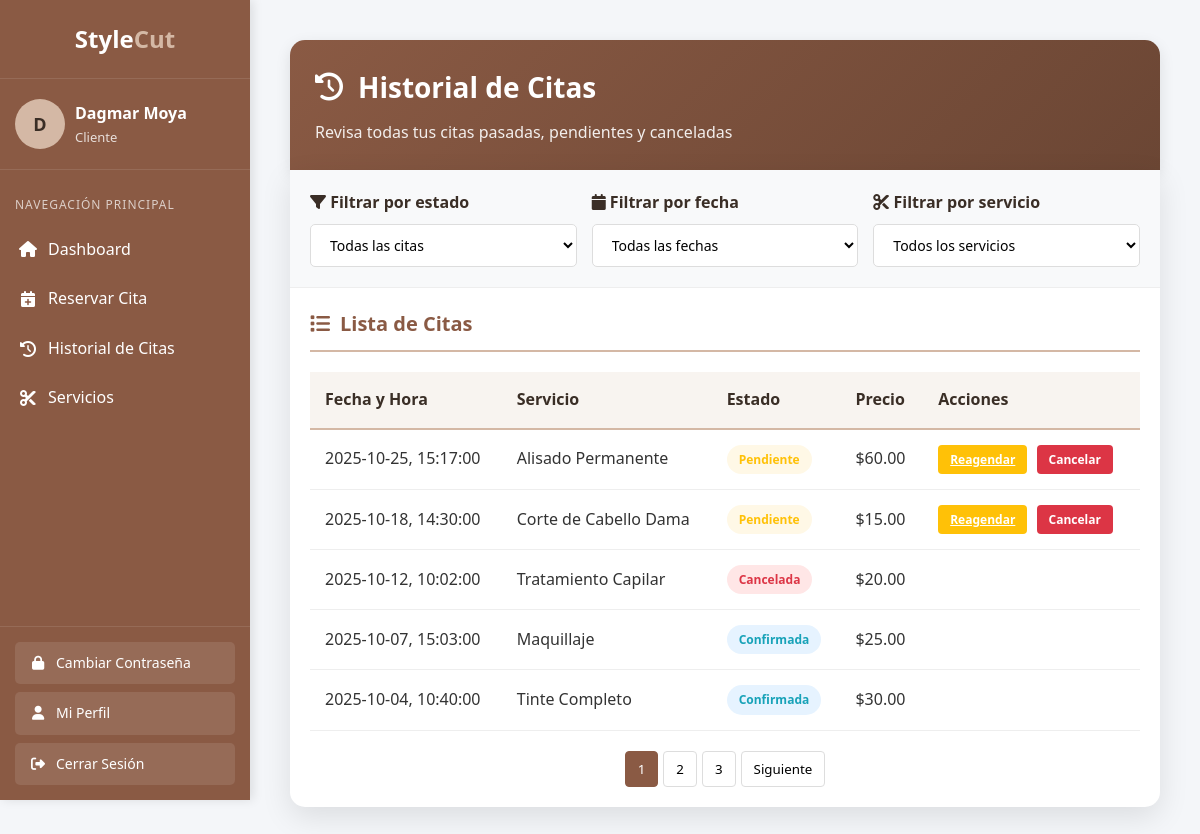
/cliente/historial_citas.php (signed in), run on the app's committed database.
### tables this page shows
CREATE TABLE `citas` (
  `id` int(11) NOT NULL,
  `usuario_id` int(11) NOT NULL,
  `servicio_id` int(11) NOT NULL,
  `fecha` date NOT NULL,
  `hora` time NOT NULL,
  `estado` enum('pendiente','confirmada','cancelada') DEFAULT 'pendiente'
);

CREATE TABLE `servicios` (
  `id` int(11) NOT NULL,
  `nombre` varchar(100) NOT NULL,
  `descripcion` text DEFAULT NULL,
  `duracion` int(11) NOT NULL,
  `precio` decimal(10,2) NOT NULL
);

### cliente/historial_citas.php (the view, shortened to what this page needs)
<?php
include_once __DIR__ . "/../templates/header.php";
include_once __DIR__ . "/../conexion/bd.php";
$id_usuario = $_SESSION['id_usuario'];
$sql = $conexion->prepare("SELECT citas.id AS id_cita, citas.fecha AS fecha, citas.hora AS hora,citas.estado AS estado,servicios.nombre AS servicio,servicios.precio AS precio FROM citas INNER JOIN servicios ON citas.servicio_id = servicios.id INNER JOIN usuarios ON citas.usuario_id = usuarios.id WHERE citas.usuario_id = :id_usuario ORDER BY citas.fecha DESC LIMIT 10");
$sql->bindParam(':id_usuario', $id_usuario, PDO::PARAM_INT);
$sql->execute();
$citas = $sql->fetchAll(PDO::FETCH_OBJ);
?>
<div class="container">
    <div class="page-header">
        <h1><i class="fas fa-history"></i> Historial de Citas</h1>
        <p>Revisa todas tus citas pasadas, pendientes y canceladas</p>
    </div>
    <div class="content-card">
        <div class="filters-section">
            <div class="filters-row">
                <div class="filter-group">
                    <label for="filter-status"><i class="fas fa-filter"></i> Filtrar por estado</label>
                    <select id="filter-status" class="filter-select">
                        <option value="all">Todas las citas</option>
                    </select>
                </div>
                <div class="filter-group">
                    <label for="filter-date"><i class="fas fa-calendar"></i> Filtrar por fecha</label>
                    <select id="filter-date" class="filter-select">
                        <option value="all">Todas las fechas</option>
                    </select>
                </div>
                <div class="filter-group">
                    <label for="filter-service"><i class="fas fa-scissors"></i> Filtrar por servicio</label>
                    <select id="filter-service" class="filter-select">
                        <option value="all">Todos los servicios</option>
                    </select>
                </div>
            </div>
        </div>
        <div class="appointments-section">
            <h2 class="section-title"><i class="fas fa-list"></i> Lista de Citas</h2>
            <table class="appointments-table">
                <thead>
                    <tr>
                        <th>Fecha y Hora</th>
                        <th>Servicio</th>
                        <th>Estado</th>
                        <th>Precio</th>
                        <th>Acciones</th>
                    </tr>
                </thead>
                <tbody>
                    <?php foreach ($citas as $item) :
                    ?>
                        <tr>
                            <td><?php echo htmlspecialchars($item->fecha); ?>, <?php echo htmlspecialchars($item->hora); ?></td>
                            <td><?php echo htmlspecialchars($item->servicio); ?></td>
                            <?php if ($item->estado == 'pendiente') : ?>
                                <td><span class="status-badge status-pending">Pendiente</span></td>
                            <?php elseif ($item->estado == 'confirmada') : ?>
                                <td><span class="status-badge status-confirmed">Confirmada</span></td>
                            <?php elseif ($item->estado == 'cancelada') : ?>
                                <td><span class="status-badge status-cancelled">Cancelada</span></td>
                            <?php endif; ?>
                            <td>$<?php echo $item->precio; ?></td>
                            <td>
                                <?php
                                $fechaHoraCita = new DateTime($item->fecha . ' ' . $item->hora);
                                $ahora = new DateTime();
                                $horasRestantes = ($fechaHoraCita->getTimestamp() - $ahora->getTimestamp()) / 3600;
                                if ($horasRestantes >= 24 && $item->estado != 'cancelada') : ?>
                                    <a href="../cliente/reagendar_cita.php?id_cita=<?php echo $item->id_cita; ?>" class="action-btn btn-reschedule">Reagendar</a>
                                <?php endif; ?>
                                <?php
                                if ($horasRestantes >= 24 && $item->estado != 'cancelada') :
                                ?>
                                    <form action="../controladores/cancelar_cita.php" method="POST" style="display:inline;">
                                        <button type="submit" class="action-btn btn-cancel">Cancelar</button>
                                    </form>
                                <?php endif; ?>
        </div>
    <?php endforeach; ?>
    <div class="pagination">
        <button class="pagination-btn active">1</button>
        <button class="pagination-btn">2</button>
        <button class="pagination-btn">3</button>
        <button class="pagination-btn">Siguiente</button>
    </div>
<?php include __DIR__ . "/../templates/footer.php"; ?>

### templates/header.php (style rules this page uses)
:root { --primary: #8a5a44; --primary-dark: #6b4634; --secondary: #d4b8a5; --accent: #c17a4a; --dark: #3a2e26; --light: #f8f4f0; --text: #333333; --sidebar-width: 250px; --header-height: 60px; --box-border-radius: 8px; }
* { margin: 0; padding: 0; box-sizing: border-box; font-family: 'Source Sans Pro', 'Segoe UI', Tahoma, Geneva, Verdana, sans-serif; }
body { background-color: #f4f6f9; color: var(--text); line-height: 1.6; min-height: 100vh; display: flex; }
.section-title { font-size: 18px; color: var(--primary); margin-bottom: 20px; padding-bottom: 10px; border-bottom: 2px solid var(--secondary); }
.status-confirmed { background-color: #e6f7ee; color: #0cb577; }
.status-pending { background-color: #fff8e6; color: #f4c150; }
.status-cancelled { background-color: #ffe6e6; color: #f45050; }

### cliente/historial_citas.php (style rules this page uses)
:root { --primary: #8a5a44; --primary-dark: #6b4634; --secondary: #d4b8a5; --accent: #c17a4a; --dark: #3a2e26; --light: #f8f4f0; --text: #333333; --success: #28a745; --warning: #ffc107; --danger: #dc3545; --info: #17a2b8; }
* { margin: 0; padding: 0; box-sizing: border-box; font-family: 'Segoe UI', Tahoma, Geneva, Verdana, sans-serif; }
body { background-color: #f4f6f9; color: var(--text); line-height: 1.6; min-height: 100vh; padding: 20px; }
.container { max-width: 1200px; margin: 0 auto; }
.page-header { background: linear-gradient(135deg, var(--primary) 0%, var(--primary-dark) 100%); color: white; padding: 25px; border-radius: 15px 15px 0 0; margin-bottom: 0; box-shadow: 0 5px 15px rgba(0, 0, 0, 0.1); }
.page-header h1 { font-size: 28px; margin-bottom: 10px; display: flex; align-items: center; gap: 15px; }
.page-header p { opacity: 0.9; font-size: 16px; }
.content-card { background-color: white; border-radius: 0 0 15px 15px; box-shadow: 0 10px 30px rgba(0, 0, 0, 0.1); overflow: hidden; margin-bottom: 30px; }
.filters-section { padding: 20px; border-bottom: 1px solid #eee; background-color: #f8f9fa; }
.filters-row { display: flex; gap: 15px; flex-wrap: wrap; }
.filter-group { flex: 1; min-width: 200px; }
.filter-group label { display: block; margin-bottom: 8px; font-weight: 600; color: var(--dark); }
.filter-select { width: 100%; padding: 10px 15px; border: 1px solid #ddd; border-radius: 5px; font-size: 14px; background-color: white; }
.appointments-section { padding: 20px; }
.section-title { font-size: 20px; color: var(--primary); margin-bottom: 20px; display: flex; align-items: center; gap: 10px; }
.appointments-table { width: 100%; border-collapse: collapse; margin-bottom: 20px; }
.appointments-table th { background-color: var(--light); color: var(--dark); padding: 15px; text-align: left; font-weight: 600; border-bottom: 2px solid var(--secondary); }
.appointments-table td { padding: 15px; border-bottom: 1px solid #eee; }
.status-badge { display: inline-block; padding: 5px 12px; border-radius: 20px; font-size: 12px; font-weight: 600; }
.status-pending { background-color: #fff8e6; color: var(--warning); }
.status-cancelled { background-color: #ffe6e6; color: var(--danger); }
.status-confirmed { background-color: #e6f3ff; color: var(--info); }
.action-btn { padding: 6px 12px; border-radius: 4px; font-size: 12px; font-weight: 600; cursor: pointer; border: none; transition: all 0.3s; margin-right: 5px; }
.btn-cancel { background-color: var(--danger); color: white; }
.btn-reschedule { background-color: var(--warning); color: white; }
.pagination { display: flex; justify-content: center; margin-top: 20px; gap: 5px; }
.pagination-btn { padding: 8px 12px; border: 1px solid #ddd; background-color: white; border-radius: 4px; cursor: pointer; transition: all 0.3s; }
.pagination-btn.active { background-color: var(--primary); color: white; border-color: var(--primary); }

### data on the page
citas: fecha "2025-10-25", hora "15:17:00", servicio.nombre "Alisado Permanente", estado "Pendiente", servicio.precio "60.00"
citas: fecha "2025-10-18", hora "14:30:00", servicio.nombre "Corte de Cabello Dama", estado "Pendiente", servicio.precio "15.00"
citas: fecha "2025-10-12", hora "10:02:00", servicio.nombre "Tratamiento Capilar", estado "Cancelada", servicio.precio "20.00"
citas: fecha "2025-10-07", hora "15:03:00", servicio.nombre "Maquillaje", estado "Confirmada", servicio.precio "25.00"
citas: fecha "2025-10-04", hora "10:40:00", servicio.nombre "Tinte Completo", estado "Confirmada", servicio.precio "30.00"

### other printed values
substr($_SESSION['nombre'], 0, 1) "D"
$_SESSION['nombre'] "Dagmar Moya"
$_SESSION['rol'] "Cliente"
